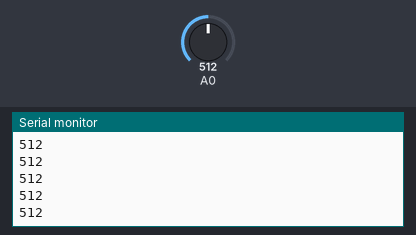
Bench run of a sketch on a simulated Arduino Uno, built with avr-gcc and run on an emulated ATmega328P. Shown: the last lines printed to the serial monitor. The inputs (shaded band) are chosen by the test bench; at power-on: A0 = 512.

Above: at 1.2 s.
1.3 s: A0 set to 716
At 1.31 s:
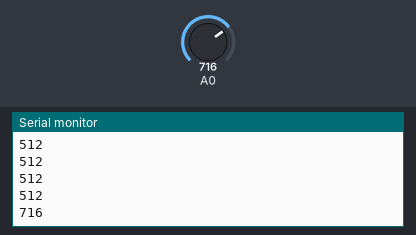
2.8 s: A0 set to 900
At 2.81 s:
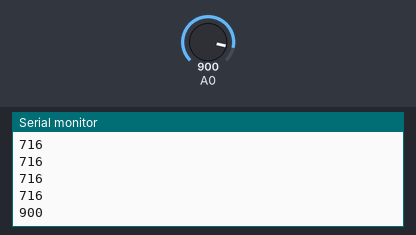
Timing chart, 0 to 5.8 s (numbered marks = the images above; inputs shaded):
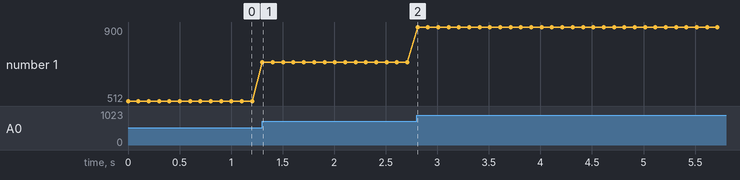

The sketch:

potentiometer_analog_read_data.ino
```cpp
void setup() {
  Serial.begin(9600);
}

void loop() {
  int rawValue = analogRead(A0);

  Serial.println(rawValue);

  delay(100);
}
```

Measured:
- after the input at 1.3 s, the serial monitor: prints a new line at once (image 1)
- after the input at 2.8 s, the serial monitor: prints a new line at once (image 2)
- plotted number 1: 512 → 716 after the input at 1.3 s, 716 → 900 after the input at 2.8 s
